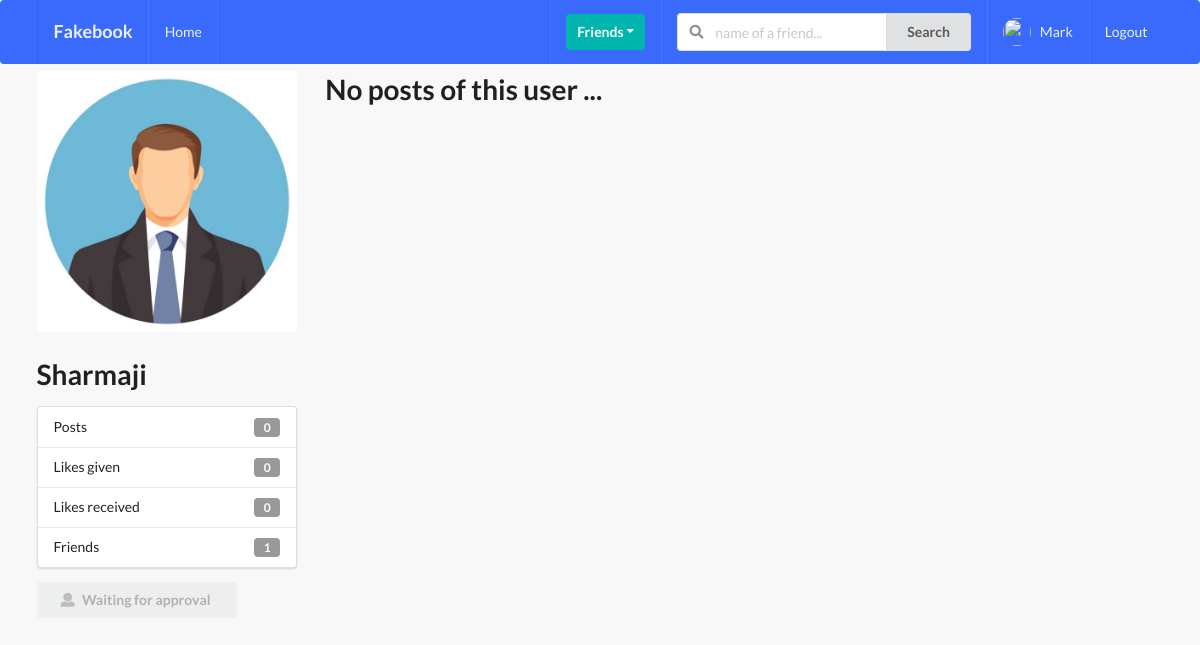
The page /profiles/arpit-sharma/ (signed in) on the database its author committed.
### profiles/models.py (models this page shows, shortened)
class Profile(models.Model):
    first_name = models.CharField(max_length=200, blank=True)
    last_name = models.CharField(max_length=200, blank=True)
    user = models.OneToOneField(User, on_delete=models.CASCADE)
    bio = models.TextField(default="No Bio ...", max_length=300)
    email = models.EmailField(max_length=200, blank=True)
    country = models.CharField(max_length=200, blank=True)
    avatar = models.ImageField(default='avatar.png', upload_to='avatars/')
    friends = models.ManyToManyField(User, blank=True, related_name='friends')
    slug = models.SlugField(unique=True, blank=True)
    updated = models.DateTimeField(auto_now=True)
    created = models.DateTimeField(auto_now_add=True)
    objects = ProfileManager()
    def get_friends_no(self):
        return self.friends.all().count()
    def get_posts_no(self):
        return self.posts.all().count()
    def get_all_authors_posts(self):
        return self.posts.all()
    def get_likes_given_no(self):
        likes = self.like_set.all()
        total_liked = 0
        for item in likes:
            if item.value=='Like':
                total_liked += 1
        return total_liked
    def get_likes_received_no(self):
        posts = self.posts.all()
        total_liked = 0
        for item in posts:
            total_liked += item.liked.all().count()
        return total_liked
    __initial_first_name = None
    __initial_last_name = None
    def __init__(self, *args, **kwargs):
        super().__init__(*args, **kwargs)
        self.__initial_first_name = self.first_name
        self.__initial_last_name = self.last_name

### profiles/views.py (the view)
# urls.py: path('<slug>/', ProfileDetailView.as_view(), name='profile-detail-view'),
class ProfileDetailView(LoginRequiredMixin, DetailView):
    model = Profile
    template_name = 'profiles/detail.html'
    def get_object(self, slug=None):
        slug = self.kwargs.get('slug')
        profile = Profile.objects.get(slug=slug)
        return profile
    def get_context_data(self, **kwargs):
        context = super().get_context_data(**kwargs)
        user = User.objects.get(username__iexact = self.request.user)
        profile = Profile.objects.get(user=user)
        rel_r = Relationship.objects.filter(sender=profile)
        rel_s = Relationship.objects.filter(receiver=profile)
        rel_receiver = []
        rel_sender = []
        for item in rel_r:
            rel_receiver.append(item.receiver.user)
        for item in rel_s:
            rel_sender.append(item.sender.user)
        context['profile'] = profile
        context['rel_receiver'] = rel_receiver
        context['rel_sender'] = rel_sender
        context['posts'] = self.get_object().get_all_authors_posts()
        context['len_posts'] = True if len(self.get_object().get_all_authors_posts()) > 0 else False
        return context

### profiles/context_processors.py (called while the page is built)
def profile_pic(request):
    if request.user.is_authenticated:
        profile_obj = Profile.objects.get(user=request.user)
        pic = profile_obj.avatar
        return {'picture' : pic}
    return {}

def invatations_received_no(request):
    if request.user.is_authenticated:
        profile_obj = Profile.objects.get(user=request.user)
        qs_count = Relationship.objects.invatation_received(profile_obj).count()
        return {'invites_num' : qs_count}
    return {}

### profiles/models.py (called while the page is built)
    def invatation_received(self, receiver):
        qs = Relationship.objects.filter(receiver=receiver, status='send')
        return qs

### profiles/templates/profiles/detail.html (shortened to what this page needs)
{% extends 'base.html' %}
{% block content %}
<div class="ui grid">
    <div class="row">
        <div class="four wide column">
            <img class="ui medium rounded image" src={{object.avatar.url}}>
            <h1>{{object.user}}</h1>
            <div class="ui vertical fluid menu">
                <div class="item">
                    Posts
                    <div class="ui label">{{object.get_posts_no}}</div>
                </div>
                <div class="item">
                    Likes given
                    <div class="ui label">{{object.get_likes_given_no}}</div>
                </div>
                <div class="item">
                    Likes received
                    <div class="ui label">{{object.get_likes_received_no}}</div>
                </div>
                <div class="item">
                    Friends
                    <div class="ui label">{{object.get_friends_no}}</div>
                </div>
            </div>
            {% if object.user in rel_receiver and request.user not in object.friends.all %}
                <button class="ui disabled button mb-5 w-big"><i class="user icon"></i>Waiting for approval</button>
            {% endif %}
        </div>
        <div class="twelve wide column">
            {% if len_posts %}
                {% for post in posts %}
                    <div class="segment ui fluid">{{post.content}}</div>
                {% endfor %}
            {% else %}
                <h1>No posts of this user ...</h1>
            {% endif %}
        </div>
    </div>
</div>
{% endblock content %}

### templates/main/navbar.html (shortened to what this page needs)
{% url 'home' as path_to_home %}
{% url 'posts:main-post-view' as path_to_posts %}
{% url 'profiles:my-profile-view' as path_to_my_profile %}
<div class="ui inverted menu nav mb-7">
    <div class="ui container">
        <a href="{{path_to_home}}" class="{% if request.path == path_to_home %} active {% endif %} item">
            <h3>Fakebook</h3>
        </a>
        {% if request.user.is_authenticated %}
        <a href="{{path_to_posts}}" class="{% if request.path == path_to_posts %} active {% endif %} item">
            Home
        </a>
        {% endif %}
        <div class="right menu">
            {% if request.user.is_authenticated %}
                <div class="item">
                    <div class="ui floating dropdown icon button teal"> Friends
                        <i class="dropdown icon"></i>
                    </div>
                </div>
                <div class="item">
                    <form action=" {% url 'profiles:search-profile-view' %} " method="GET">
                        <div class="ui action left icon input">
                            <input class="prompt" type="text" name='query' id="query" placeholder="name of a friend...">
                            <button type='submit' name="button" class="ui button">Search</button>
                        </div>
                    </form>
                </div>
                <a href="{{path_to_my_profile}}" class="{% if request.path == path_to_my_profile %} active {% endif %} item">
                <img src="{{picture.url}}" class="ui avatar image">&nbsp;
                    {{ request.user }}
                </a>
                <a href="{% url 'account_logout' %}" class="ui item">
                    Logout
                </a>
            {% else %}
            <a href="{% url 'account_login' %}" class="ui item">
                Login
            </a>
            {% endif %}
        </div>
    </div>
</div>

### static_project/style.css (style rules this page uses)
body { background: #f8f8f8 !important; }
.nav { border-radius: 0px; background-color: #396afc !important; }
.mb-7 { margin-bottom: 7px !important; }
.w-big { width: 200px !important; }
.mb-5 { margin-bottom: 5px !important; }

### rows shown on the page
Profile: avatar (placeholder picture), user "Sharmaji", get_posts_no "0", get_likes_given_no "0", get_likes_received_no "0", get_friends_no "1"

### other values the page prints
{{ request.user }} "Mark"
